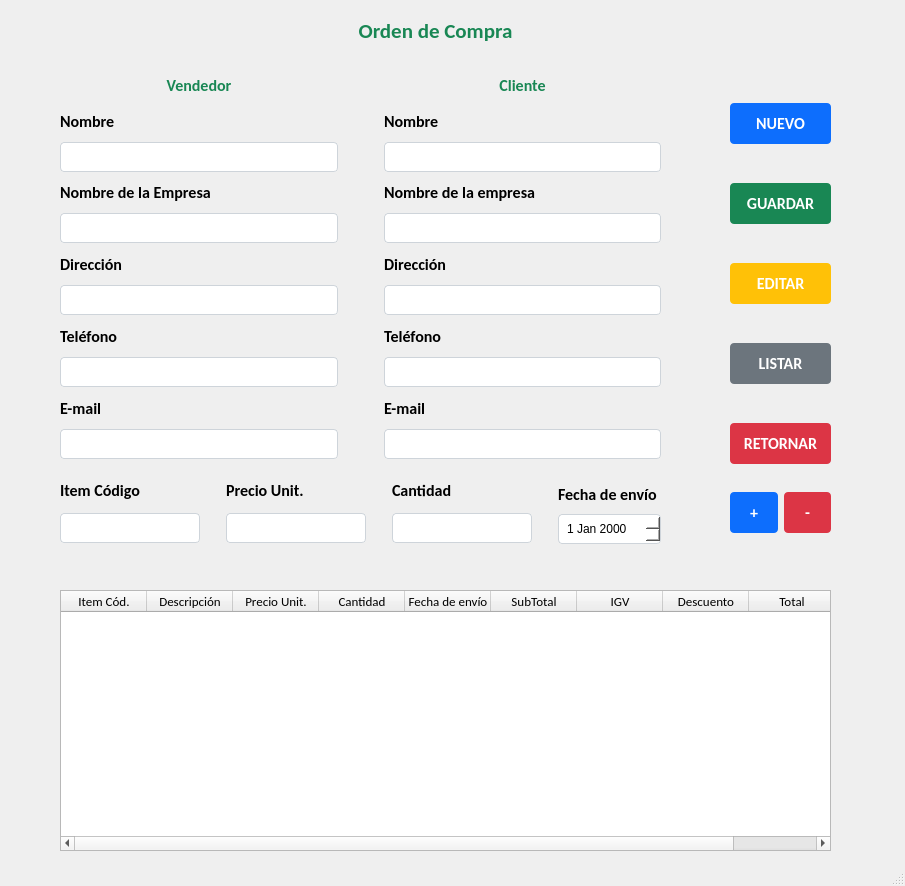
<?xml version="1.0" encoding="UTF-8"?>
<ui version="4.0">
 <class>MainWindow</class>
 <widget class="QMainWindow" name="MainWindow">
  <property name="geometry">
   <rect>
    <x>0</x>
    <y>0</y>
    <width>905</width>
    <height>886</height>
   </rect>
  </property>
  <property name="windowTitle">
   <string>MainWindow</string>
  </property>
  <widget class="QWidget" name="centralwidget">
   <widget class="QLabel" name="label">
    <property name="geometry">
     <rect>
      <x>340</x>
      <y>20</y>
      <width>191</width>
      <height>21</height>
     </rect>
    </property>
    <property name="font">
     <font>
      <family>Calibri</family>
      <pointsize>16</pointsize>
      <weight>75</weight>
      <bold>true</bold>
     </font>
    </property>
    <property name="styleSheet">
     <string notr="true">color: #198754;</string>
    </property>
    <property name="text">
     <string>Orden de Compra</string>
    </property>
    <property name="alignment">
     <set>Qt::AlignCenter</set>
    </property>
   </widget>
   <widget class="QTableWidget" name="tableWidget">
    <property name="geometry">
     <rect>
      <x>60</x>
      <y>590</y>
      <width>771</width>
      <height>261</height>
     </rect>
    </property>
    <property name="font">
     <font>
      <family>Calibri</family>
      <pointsize>10</pointsize>
      <strikeout>false</strikeout>
      <kerning>true</kerning>
     </font>
    </property>
    <property name="focusPolicy">
     <enum>Qt::NoFocus</enum>
    </property>
    <attribute name="horizontalHeaderDefaultSectionSize">
     <number>86</number>
    </attribute>
    <attribute name="horizontalHeaderHighlightSections">
     <bool>false</bool>
    </attribute>
    <column>
     <property name="text">
      <string>Item Cód.</string>
     </property>
    </column>
    <column>
     <property name="text">
      <string>Descripción</string>
     </property>
    </column>
    <column>
     <property name="text">
      <string>Precio Unit.</string>
     </property>
    </column>
    <column>
     <property name="text">
      <string>Cantidad</string>
     </property>
    </column>
    <column>
     <property name="text">
      <string>Fecha de envío</string>
     </property>
    </column>
    <column>
     <property name="text">
      <string>SubTotal</string>
     </property>
    </column>
    <column>
     <property name="text">
      <string>IGV</string>
     </property>
    </column>
    <column>
     <property name="text">
      <string>Descuento</string>
     </property>
    </column>
    <column>
     <property name="text">
      <string>Total</string>
     </property>
    </column>
   </widget>
   <widget class="QWidget" name="layoutWidget">
    <property name="geometry">
     <rect>
      <x>730</x>
      <y>70</y>
      <width>101</width>
      <height>431</height>
     </rect>
    </property>
    <layout class="QVBoxLayout" name="verticalLayout_3">
     <item>
      <widget class="QPushButton" name="pushButton">
       <property name="font">
        <font>
         <family>Calibri</family>
         <pointsize>12</pointsize>
         <weight>75</weight>
         <bold>true</bold>
        </font>
       </property>
       <property name="styleSheet">
        <string notr="true">background-color: rgb(13, 110, 253);
border-radius: 4px;
color: #ffffff;
padding: 10px;</string>
       </property>
       <property name="text">
        <string>NUEVO</string>
       </property>
      </widget>
     </item>
     <item>
      <widget class="QPushButton" name="pushButton_2">
       <property name="font">
        <font>
         <family>Calibri</family>
         <pointsize>12</pointsize>
         <weight>75</weight>
         <bold>true</bold>
        </font>
       </property>
       <property name="styleSheet">
        <string notr="true">background-color: #198754;
border-radius: 4px;
color: #fff;
padding: 10px;</string>
       </property>
       <property name="text">
        <string>GUARDAR</string>
       </property>
      </widget>
     </item>
     <item>
      <widget class="QPushButton" name="pushButton_3">
       <property name="font">
        <font>
         <family>Calibri</family>
         <pointsize>12</pointsize>
         <weight>75</weight>
         <bold>true</bold>
        </font>
       </property>
       <property name="styleSheet">
        <string notr="true">background-color: #ffc107;
border-radius: 4px;
color: #ffffff;
padding: 10px;</string>
       </property>
       <property name="text">
        <string>EDITAR</string>
       </property>
      </widget>
     </item>
     <item>
      <widget class="QPushButton" name="pushButton_4">
       <property name="font">
        <font>
         <family>Calibri</family>
         <pointsize>12</pointsize>
         <weight>75</weight>
         <bold>true</bold>
        </font>
       </property>
       <property name="styleSheet">
        <string notr="true">background-color: #6c757d;
border-radius: 4px;
color: #ffffff;
padding: 10px;</string>
       </property>
       <property name="text">
        <string>LISTAR</string>
       </property>
      </widget>
     </item>
     <item>
      <widget class="QPushButton" name="pushButton_5">
       <property name="font">
        <font>
         <family>Calibri</family>
         <pointsize>12</pointsize>
         <weight>75</weight>
         <bold>true</bold>
        </font>
       </property>
       <property name="styleSheet">
        <string notr="true">background-color: #dc3545;
border-radius: 4px;
color: #ffffff;
padding: 10px;</string>
       </property>
       <property name="text">
        <string>RETORNAR</string>
       </property>
      </widget>
     </item>
    </layout>
   </widget>
   <widget class="QWidget" name="layoutWidget_2">
    <property name="geometry">
     <rect>
      <x>730</x>
      <y>470</y>
      <width>101</width>
      <height>86</height>
     </rect>
    </property>
    <layout class="QGridLayout" name="gridLayout_3">
     <item row="0" column="1">
      <widget class="QPushButton" name="pushButton_7">
       <property name="font">
        <font>
         <family>Calibri</family>
         <pointsize>12</pointsize>
         <weight>75</weight>
         <bold>true</bold>
        </font>
       </property>
       <property name="styleSheet">
        <string notr="true">background-color: #dc3545;
border-radius: 4px;
color: #ffffff;
padding: 10px;</string>
       </property>
       <property name="text">
        <string>-</string>
       </property>
      </widget>
     </item>
     <item row="0" column="0">
      <widget class="QPushButton" name="pushButton_6">
       <property name="font">
        <font>
         <family>Calibri</family>
         <pointsize>12</pointsize>
         <weight>75</weight>
         <bold>true</bold>
        </font>
       </property>
       <property name="styleSheet">
        <string notr="true">background-color: rgb(13, 110, 253);
border-radius: 4px;
color: #ffffff;
padding: 10px;</string>
       </property>
       <property name="text">
        <string>+</string>
       </property>
      </widget>
     </item>
    </layout>
   </widget>
   <widget class="QWidget" name="layoutWidget">
    <property name="geometry">
     <rect>
      <x>60</x>
      <y>70</y>
      <width>601</width>
      <height>389</height>
     </rect>
    </property>
    <layout class="QHBoxLayout" name="horizontalLayout">
     <item>
      <layout class="QVBoxLayout" name="verticalLayout">
       <item>
        <widget class="QLabel" name="label_2">
         <property name="font">
          <font>
           <family>Calibri</family>
           <pointsize>12</pointsize>
           <weight>75</weight>
           <bold>true</bold>
          </font>
         </property>
         <property name="styleSheet">
          <string notr="true">color:  #198754;</string>
         </property>
         <property name="text">
          <string>Vendedor</string>
         </property>
         <property name="alignment">
          <set>Qt::AlignCenter</set>
         </property>
        </widget>
       </item>
       <item>
        <widget class="QLabel" name="label_3">
         <property name="font">
          <font>
           <family>Calibri</family>
           <pointsize>12</pointsize>
           <weight>75</weight>
           <bold>true</bold>
          </font>
         </property>
         <property name="text">
          <string>Nombre</string>
         </property>
        </widget>
       </item>
       <item>
        <widget class="QLineEdit" name="lineEdit">
         <property name="styleSheet">
          <string notr="true">background-color: rgb(255, 255, 255);
border-radius: 4px;
padding: 6px;
border: 1px solid #ced4da;</string>
         </property>
        </widget>
       </item>
       <item>
        <widget class="QLabel" name="label_4">
         <property name="font">
          <font>
           <family>Calibri</family>
           <pointsize>12</pointsize>
           <weight>75</weight>
           <bold>true</bold>
          </font>
         </property>
         <property name="text">
          <string>Nombre de la Empresa</string>
         </property>
        </widget>
       </item>
       <item>
        <widget class="QLineEdit" name="lineEdit_2">
         <property name="styleSheet">
          <string notr="true">background-color: rgb(255, 255, 255);
border-radius: 4px;
padding: 6px;
border: 1px solid #ced4da;</string>
         </property>
        </widget>
       </item>
       <item>
        <widget class="QLabel" name="label_5">
         <property name="font">
          <font>
           <family>Calibri</family>
           <pointsize>12</pointsize>
           <weight>75</weight>
           <bold>true</bold>
          </font>
         </property>
         <property name="text">
          <string>Dirección</string>
         </property>
        </widget>
       </item>
       <item>
        <widget class="QLineEdit" name="lineEdit_3">
         <property name="styleSheet">
          <string notr="true">background-color: rgb(255, 255, 255);
border-radius: 4px;
padding: 6px;
border: 1px solid #ced4da;</string>
         </property>
        </widget>
       </item>
       <item>
        <widget class="QLabel" name="label_6">
         <property name="font">
          <font>
           <family>Calibri</family>
           <pointsize>12</pointsize>
           <weight>75</weight>
           <bold>true</bold>
          </font>
         </property>
         <property name="text">
          <string>Teléfono</string>
         </property>
        </widget>
       </item>
       <item>
        <widget class="QLineEdit" name="lineEdit_4">
         <property name="styleSheet">
          <string notr="true">background-color: rgb(255, 255, 255);
border-radius: 4px;
padding: 6px;
border: 1px solid #ced4da;</string>
         </property>
        </widget>
       </item>
       <item>
        <widget class="QLabel" name="label_7">
         <property name="font">
          <font>
           <family>Calibri</family>
           <pointsize>12</pointsize>
           <weight>75</weight>
           <bold>true</bold>
          </font>
         </property>
         <property name="text">
          <string>E-mail</string>
         </property>
        </widget>
       </item>
       <item>
        <widget class="QLineEdit" name="lineEdit_5">
         <property name="styleSheet">
          <string notr="true">background-color: rgb(255, 255, 255);
border-radius: 4px;
padding: 6px;
border: 1px solid #ced4da;</string>
         </property>
        </widget>
       </item>
      </layout>
     </item>
     <item>
      <spacer name="verticalSpacer">
       <property name="orientation">
        <enum>Qt::Vertical</enum>
       </property>
       <property name="sizeHint" stdset="0">
        <size>
         <width>20</width>
         <height>40</height>
        </size>
       </property>
      </spacer>
     </item>
     <item>
      <spacer name="verticalSpacer_2">
       <property name="orientation">
        <enum>Qt::Vertical</enum>
       </property>
       <property name="sizeHint" stdset="0">
        <size>
         <width>20</width>
         <height>40</height>
        </size>
       </property>
      </spacer>
     </item>
     <item>
      <layout class="QVBoxLayout" name="verticalLayout_2">
       <item>
        <widget class="QLabel" name="label_8">
         <property name="font">
          <font>
           <family>Calibri</family>
           <pointsize>12</pointsize>
           <weight>75</weight>
           <bold>true</bold>
          </font>
         </property>
         <property name="styleSheet">
          <string notr="true">color: #198754;</string>
         </property>
         <property name="text">
          <string>Cliente</string>
         </property>
         <property name="alignment">
          <set>Qt::AlignCenter</set>
         </property>
        </widget>
       </item>
       <item>
        <widget class="QLabel" name="label_9">
         <property name="font">
          <font>
           <family>Calibri</family>
           <pointsize>12</pointsize>
           <weight>75</weight>
           <bold>true</bold>
          </font>
         </property>
         <property name="text">
          <string>Nombre</string>
         </property>
        </widget>
       </item>
       <item>
        <widget class="QLineEdit" name="lineEdit_6">
         <property name="styleSheet">
          <string notr="true">background-color: rgb(255, 255, 255);
border-radius: 4px;
padding: 6px;
border: 1px solid #ced4da;
</string>
         </property>
        </widget>
       </item>
       <item>
        <widget class="QLabel" name="label_10">
         <property name="font">
          <font>
           <family>Calibri</family>
           <pointsize>12</pointsize>
           <weight>75</weight>
           <bold>true</bold>
          </font>
         </property>
         <property name="text">
          <string>Nombre de la empresa</string>
         </property>
        </widget>
       </item>
       <item>
        <widget class="QLineEdit" name="lineEdit_7">
         <property name="styleSheet">
          <string notr="true">background-color: rgb(255, 255, 255);
border-radius: 4px;
padding: 6px;
border: 1px solid #ced4da;</string>
         </property>
        </widget>
       </item>
       <item>
        <widget class="QLabel" name="label_11">
         <property name="font">
          <font>
           <family>Calibri</family>
           <pointsize>12</pointsize>
           <weight>75</weight>
           <bold>true</bold>
          </font>
         </property>
         <property name="text">
          <string>Dirección</string>
         </property>
        </widget>
       </item>
       <item>
        <widget class="QLineEdit" name="lineEdit_8">
         <property name="styleSheet">
          <string notr="true">background-color: rgb(255, 255, 255);
border-radius: 4px;
padding: 6px;
border: 1px solid #ced4da;</string>
         </property>
        </widget>
       </item>
       <item>
        <widget class="QLabel" name="label_12">
         <property name="font">
          <font>
           <family>Calibri</family>
           <pointsize>12</pointsize>
           <weight>75</weight>
           <bold>true</bold>
          </font>
         </property>
         <property name="text">
          <string>Teléfono</string>
         </property>
        </widget>
       </item>
       <item>
        <widget class="QLineEdit" name="lineEdit_9">
         <property name="styleSheet">
          <string notr="true">background-color: rgb(255, 255, 255);
border-radius: 4px;
padding: 6px;
border: 1px solid #ced4da;</string>
         </property>
        </widget>
       </item>
       <item>
        <widget class="QLabel" name="label_13">
         <property name="font">
          <font>
           <family>Calibri</family>
           <pointsize>12</pointsize>
           <weight>75</weight>
           <bold>true</bold>
          </font>
         </property>
         <property name="text">
          <string>E-mail</string>
         </property>
        </widget>
       </item>
       <item>
        <widget class="QLineEdit" name="lineEdit_13">
         <property name="styleSheet">
          <string notr="true">background-color: rgb(255, 255, 255);
border-radius: 4px;
padding: 6px;
border: 1px solid #ced4da;</string>
         </property>
        </widget>
       </item>
      </layout>
     </item>
    </layout>
   </widget>
   <widget class="QWidget" name="layoutWidget">
    <property name="geometry">
     <rect>
      <x>60</x>
      <y>480</y>
      <width>601</width>
      <height>69</height>
     </rect>
    </property>
    <layout class="QHBoxLayout" name="horizontalLayout_3">
     <item>
      <layout class="QGridLayout" name="gridLayout">
       <item row="0" column="4">
        <widget class="QLabel" name="label_17">
         <property name="font">
          <font>
           <family>Calibri</family>
           <pointsize>12</pointsize>
           <weight>75</weight>
           <bold>true</bold>
          </font>
         </property>
         <property name="text">
          <string>Cantidad</string>
         </property>
        </widget>
       </item>
       <item row="0" column="0">
        <widget class="QLabel" name="label_15">
         <property name="font">
          <font>
           <family>Calibri</family>
           <pointsize>12</pointsize>
           <weight>75</weight>
           <bold>true</bold>
          </font>
         </property>
         <property name="text">
          <string>Item Código</string>
         </property>
        </widget>
       </item>
       <item row="0" column="2">
        <widget class="QLabel" name="label_16">
         <property name="font">
          <font>
           <family>Calibri</family>
           <pointsize>12</pointsize>
           <weight>75</weight>
           <bold>true</bold>
          </font>
         </property>
         <property name="text">
          <string>Precio Unit.</string>
         </property>
        </widget>
       </item>
       <item row="1" column="4">
        <widget class="QLineEdit" name="lineEdit_12">
         <property name="styleSheet">
          <string notr="true">background-color: rgb(255, 255, 255);
border-radius: 4px;
padding: 6px;
border: 1px solid #ced4da;</string>
         </property>
         <property name="text">
          <string/>
         </property>
        </widget>
       </item>
       <item row="1" column="0">
        <widget class="QLineEdit" name="lineEdit_10">
         <property name="styleSheet">
          <string notr="true">background-color: rgb(255, 255, 255);
border-radius: 4px;
padding: 6px;
border: 1px solid #ced4da;</string>
         </property>
        </widget>
       </item>
       <item row="1" column="2">
        <widget class="QLineEdit" name="lineEdit_11">
         <property name="styleSheet">
          <string notr="true">background-color: rgb(255, 255, 255);
border-radius: 4px;
padding: 6px;
border: 1px solid #ced4da;</string>
         </property>
        </widget>
       </item>
       <item row="1" column="1">
        <spacer name="verticalSpacer_3">
         <property name="orientation">
          <enum>Qt::Vertical</enum>
         </property>
         <property name="sizeHint" stdset="0">
          <size>
           <width>20</width>
           <height>40</height>
          </size>
         </property>
        </spacer>
       </item>
       <item row="1" column="3">
        <spacer name="verticalSpacer_4">
         <property name="orientation">
          <enum>Qt::Vertical</enum>
         </property>
         <property name="sizeHint" stdset="0">
          <size>
           <width>20</width>
           <height>40</height>
          </size>
         </property>
        </spacer>
       </item>
      </layout>
     </item>
     <item>
      <spacer name="verticalSpacer_5">
       <property name="orientation">
        <enum>Qt::Vertical</enum>
       </property>
       <property name="sizeHint" stdset="0">
        <size>
         <width>20</width>
         <height>40</height>
        </size>
       </property>
      </spacer>
     </item>
     <item>
      <layout class="QVBoxLayout" name="verticalLayout_4">
       <item>
        <widget class="QLabel" name="label_14">
         <property name="font">
          <font>
           <family>Calibri</family>
           <pointsize>12</pointsize>
           <weight>75</weight>
           <bold>true</bold>
          </font>
         </property>
         <property name="text">
          <string>Fecha de envío</string>
         </property>
        </widget>
       </item>
       <item>
        <widget class="QDateEdit" name="dateEdit">
         <property name="styleSheet">
          <string notr="true">background-color: rgb(255, 255, 255);
border-radius: 4px;
padding: 6px;
border: 1px solid #ced4da;
margin-bottom: 5px;</string>
         </property>
        </widget>
       </item>
      </layout>
     </item>
    </layout>
   </widget>
  </widget>
  <widget class="QStatusBar" name="statusbar"/>
 </widget>
 <resources/>
 <connections/>
</ui>
